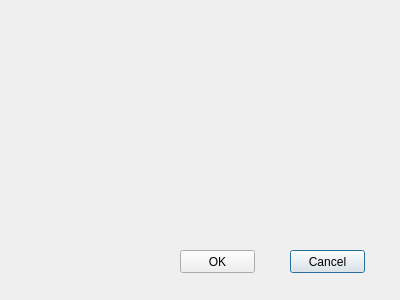
<?xml version="1.0" encoding="UTF-8"?>
<ui version="4.0">
 <class>CreatePartition</class>
 <widget class="QDialog" name="CreatePartition">
  <property name="geometry">
   <rect>
    <x>0</x>
    <y>0</y>
    <width>400</width>
    <height>300</height>
   </rect>
  </property>
  <property name="windowTitle">
   <string>Dialog</string>
  </property>
  <widget class="QPushButton" name="cancelButton">
   <property name="geometry">
    <rect>
     <x>290</x>
     <y>250</y>
     <width>75</width>
     <height>23</height>
    </rect>
   </property>
   <property name="text">
    <string>Cancel</string>
   </property>
  </widget>
  <widget class="QPushButton" name="okButton">
   <property name="geometry">
    <rect>
     <x>180</x>
     <y>250</y>
     <width>75</width>
     <height>23</height>
    </rect>
   </property>
   <property name="text">
    <string>OK</string>
   </property>
  </widget>
 </widget>
 <resources/>
 <connections/>
</ui>
